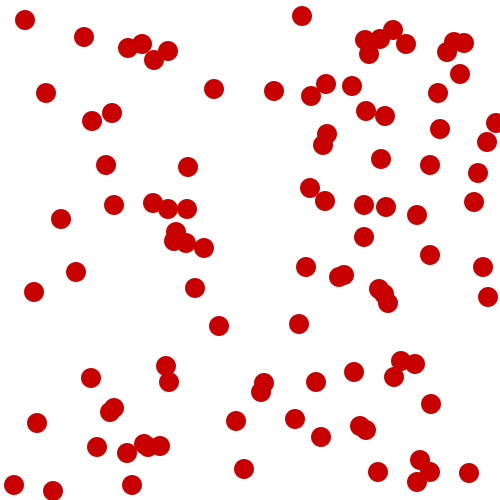
Frame 1 (no input)
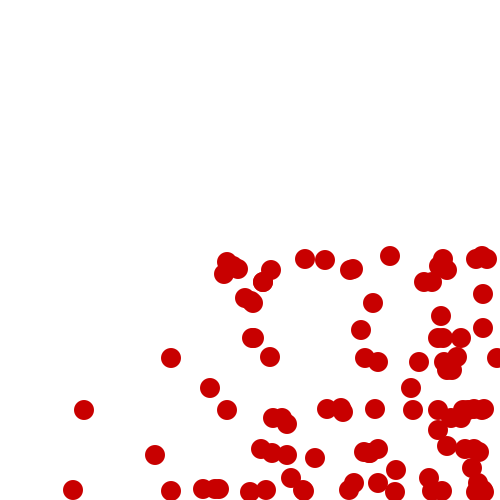
Frame 60 (the mouse pressed at the canvas centre just before this capture)
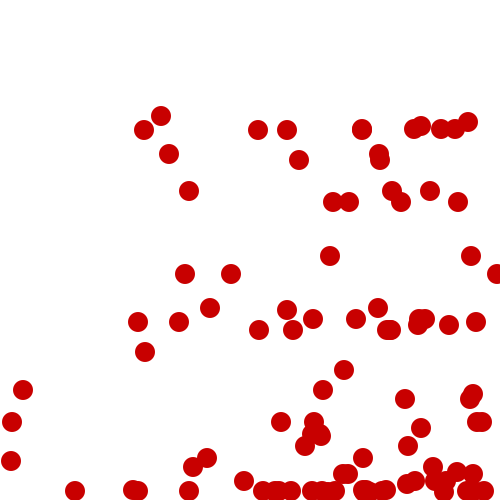
Frame 120 (the mouse held since frame 60 and released just before this capture)

The Processing sketch that drew these frames (run headless with seeded random() and noise(); from frame 60 on, the mouse is pressed at the canvas centre):

// Processing sketch: processing_105863
// ── processing_105863.pde

//Declarations: 
int bnum = 100; // number for balls 
int[] xpos= new int[bnum]; //xpos for balls
int[] ypos= new int[bnum]; //ypos for balls
int[] sx= new int[bnum]; //xspeed for balls
int[] sy= new int[bnum]; //yspeedfor balls
int radius; //radius!!
int gravity = 2; // Global gravity variable

//Setup

void setup() {
  size(500, 500);
  background (255);
  radius = 20;
  
  //loop setup
for (int i=0; i<bnum; i++) {
  xpos[i] = int(random(0, width)); //assign random xvalue to array
    ypos[i] = int(random(0, width)); //assign random yvalue to array
    sx[i] = int(random(1, 5)); // assagn random speed to x on array
    sy[i] = int(random(1, 5)); // assagned speed to y on array
  }
}


//Draw

void draw() {

  background (255);
  noStroke();
  fill(200, 0, 0); 

  for (int i=0; i<bnum; i++) {

    sy[i] = sy[i] + gravity; // make gravity
    if ((xpos[i] >= width-radius/2) || (xpos[i]  <= radius/2)) {
      sx[i] = sx[i] * -1;
    } //bounce off left and tight walls

    if ((ypos[i] >= height-radius/2) || (xpos[i]  <= radius/2)) {
      sy[i] = sy[i] * -1;
    } //bounce off top and bottom walls

    if (ypos[i]>=height-radius/2&&sy[i]<=0) {
      ypos[i]=height-radius/2;
    } //dont go through floor

    bounce(i);

    ellipse(xpos[i], ypos[i], radius, radius);
  }
}


void bounce(int i) {
  xpos[i] = xpos[i] + sx[i];
  ypos[i] = ypos[i] + sy[i] + gravity;
} // bouncing action


/* 
 void movex (int i) { 
 xpos[i] = xpos[i] + sx[i] ; 
 if (xpos[i]  > width-radius/2); { 
 sx[i] = sx[i] * -1;
 }
 }
 void movey (int i) { 
 ypos[i]  = ypos[i]  + sy[i] ; 
 if (ypos [i] > width-radius/2); { 
 sx[i] = sx[i] * -1;
 }}
 ys = ys + gravity; //initialize y speed
 fill(200, 0, 0); 
 xpos = xpos + xs;
 
 
 
 ypos = ypos + ys;
 if ((ypos >= height-radius/2) || (ypos <= radius/2)) {
 ys = ys * -1;
 }
 
 if (ypos>=height-radius/2&&ys<=0) {
 
 ypos=height-radius/2;
 }
 ellipse(xpos, ypos, radius, radius); //draw a circle
 */
